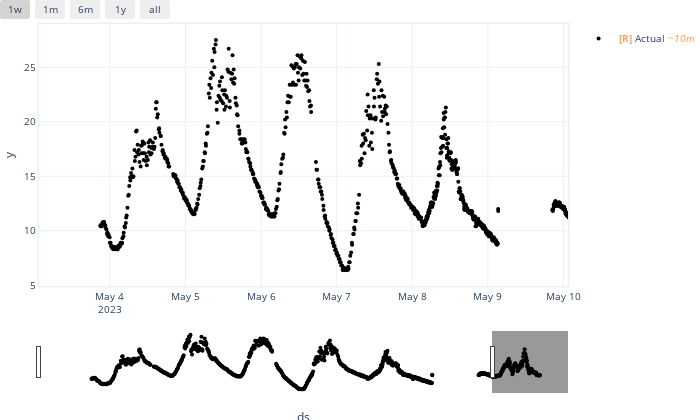

The notebook cell this image was saved under:
### Code cell
df['data'] = df['weather_record'].apply(lambda x: x['temperatureFromDTH22'])
data = pd.DataFrame({'ds': df['createdAt'], 'y': df['data'] })
data = data.drop_duplicates(subset=['ds'])

data.head()
plot576 = m.plot(data)
plot576.show()

### Figure 1 — Plotly figure (JSON) as saved in the notebook; plotly's stock layout.template omitted (floating-point values rounded to 4 significant figures; data arrays with more than 128 entries replaced by an {"elided": "..."} marker saying what was removed)
{"data": [{"marker": {"color": "black", "size": 4}, "mode": "markers", "name": "<b style=\"color:sandybrown\">[R]</b> Actual <i style=\"color:#fc9944\">~10m</i>", "type": "scatter", "uid": "ad09f91e-e745-426f-ae95-688dc1314469", "x": {"elided": "1000 str values"}, "y": {"elided": "1000 float values"}}], "layout": {"autosize": true, "font": {"size": 10}, "height": 420, "hovermode": "x unified", "margin": {"b": 0, "l": 0, "pad": 0, "r": 10, "t": 10}, "showlegend": true, "title": {"font": {"size": 12}}, "width": 700, "xaxis": {"autorange": false, "linewidth": 1.5, "mirror": true, "range": ["2023-05-03 01:27:24.862", "2023-05-10 01:27:24.8622"], "rangeselector": {"buttons": [{"count": 7, "label": "1w", "step": "day", "stepmode": "backward"}, {"count": 1, "label": "1m", "step": "month", "stepmode": "backward"}, {"count": 6, "label": "6m", "step": "month", "stepmode": "backward"}, {"count": 1, "label": "1y", "step": "year", "stepmode": "backward"}, {"step": "all"}]}, "rangeslider": {"autorange": true, "range": ["2023-04-10 01:27:24.862", "2023-05-11 05:38:13.6437"], "visible": true, "yaxis": {"_template": null, "rangemode": "match"}}, "showline": true, "title": {"text": "ds"}, "type": "date"}, "yaxis": {"autorange": true, "linewidth": 1.5, "mirror": true, "range": [4.922, 28.98], "showline": true, "title": {"text": "y"}, "type": "linear"}}}
